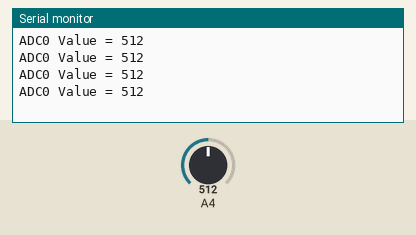
Recording of a sketch running on a simulated Arduino Mega 2560, built with avr-gcc and run on an emulated ATmega2560. Shown: the last lines printed to the serial monitor. The inputs (shaded band) are chosen by the test bench; at power-on: A4 = 512.

Above: at 1.2 s.
1.3 s: A4 set to 716
At 1.71 s:
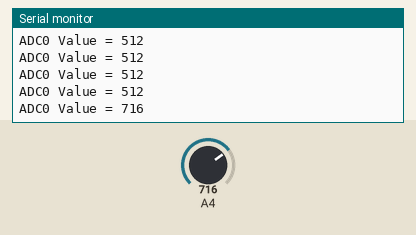
2.8 s: A4 set to 900
At 2.91 s:
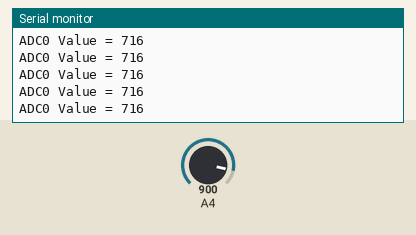
Timing chart, 0 to 5.8 s (numbered marks = the images above; inputs shaded):
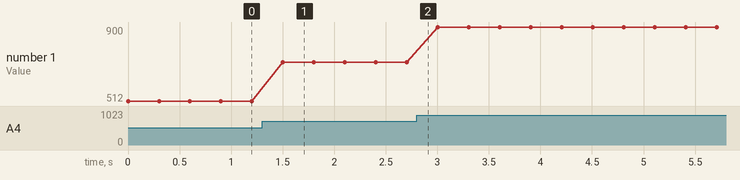

The sketch:

Test01.ino
```cpp
#define ADC0_pin 36
#define ADC1_pin 39

int adc01Val;
int adc02Val;

void setup() {
	Serial.begin(9600);
}

void loop() {
	adc01Val = analogRead(ADC0_pin);

	Serial.print("ADC0 Value = ");
	Serial.println(adc01Val);

	delay(300);
}
```

Measured:
- after the input at 1.3 s, the serial monitor: prints a new line after 0.20 s (image 1)
- plotted number 1: 512 → 716 after the input at 1.3 s, 716 → 900 after the input at 2.8 s
